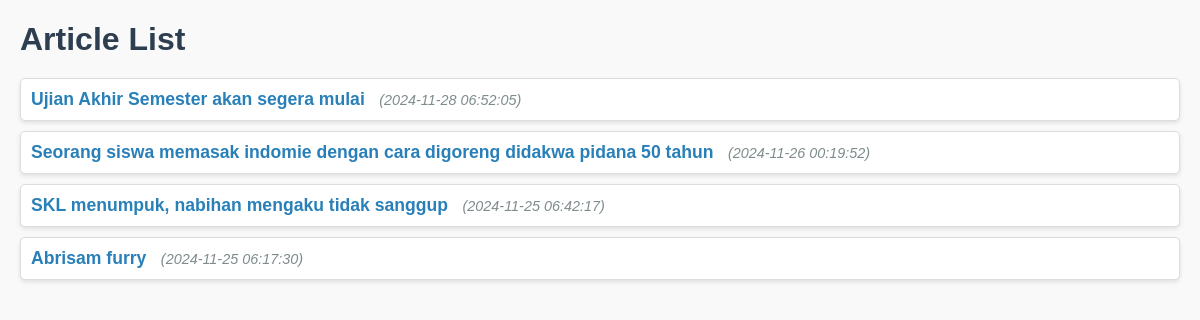
The page / on the database its author committed.
### tables this page shows
CREATE TABLE `articles` (
  `id` int NOT NULL,
  `title` varchar(255) NOT NULL,
  `content` text NOT NULL,
  `created_at` timestamp NULL DEFAULT CURRENT_TIMESTAMP
);

### index.php (the view, shortened to what this page needs)
<?php include 'includes/db.php'; ?>
<!DOCTYPE html>
<html lang="en">
<head>
  <link rel="stylesheet" href="index.css">
</head>
<body>
  <h1>Article List</h1>
  <ul>
    <?php
    $result = $conn->query("SELECT id, title, created_at FROM articles ORDER BY created_at DESC");
    while ($row = $result->fetch_assoc()) {
      echo "<li><a href='article.php?id={$row['id']}'>{$row['title']}</a> <em>({$row['created_at']})</em></li>";
    }
    ?>
  </ul>
</body>
</html>

### index.css (style rules this page uses)
body { font-family: Arial, sans-serif; margin: 20px; background-color: #f9f9f9; color: #333; }
h1 { font-size: 2em; color: #2c3e50; margin-bottom: 20px; }
ul { list-style-type: none; padding: 0; }
li { margin-bottom: 10px; padding: 10px; background-color: #ffffff; border: 1px solid #ddd; border-radius: 5px; box-shadow: 0 2px 4px rgba(0, 0, 0, 0.1); }
li a { text-decoration: none; color: #2980b9; font-weight: bold; font-size: 1.1em; }
li em { font-size: 0.9em; color: #7f8c8d; margin-left: 10px; }

### rows shown on the page
articles: title "Ujian Akhir Semester akan segera mulai", created_at "2024-11-28 06:52:05"
articles: title "Seorang siswa memasak indomie dengan cara digoreng didakwa pidana 50 tahun", created_at "2024-11-26 00:19:52"
articles: title "SKL menumpuk, nabihan mengaku tidak sanggup", created_at "2024-11-25 06:42:17"
articles: title "Abrisam furry", created_at "2024-11-25 06:17:30"
